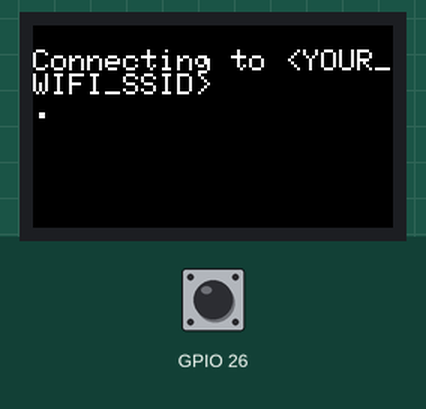
Recording of a sketch running on a simulated ESP32. Shown: 240×135 colour display. Inputs (shaded band) come from the test bench; at power-on: GPIO 26 HIGH. WiFi joins after 1.5 s; servers stay silent unless stated; uploads are accepted with an empty reply; the local clock reads 2024-03-15 10:24:30 at power-on unless the sketch sets it.

Above: at 1.2 s.
At 2.31 s:
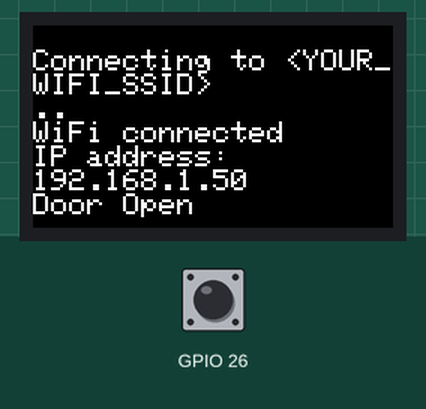
3.5 s: GPIO 26 pulled LOW for 1.25 s
At 4.55 s:
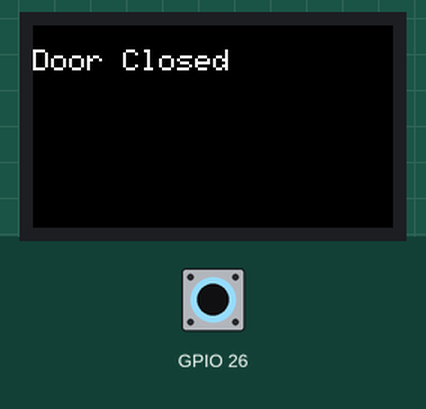
7.4 s: GPIO 26 pulled LOW for 3.2 s
At 11.25 s:
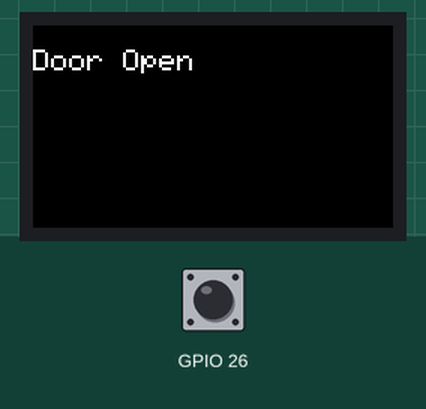
Timing chart, 0 to 12.8 s (numbered marks = the images above; inputs shaded):
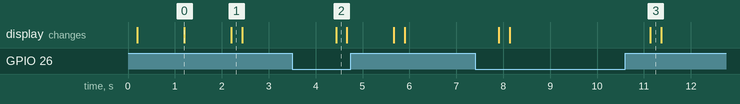

Measured:
- after the input at 3.5 s, the display: changes after 0.94 s (image 2)
- after the input at 7.4 s, the display: first changes after 0.50 s (image 3 shows a later state)
- what the display in image 0 shows lasts 1.0 s, from 1.2 s to 2.2 s

The sketch:

main.ino
```cpp
#include "M5StickCPlus.h"
#include <HTTPClient.h>
#include <WiFi.h>
#include <ArduinoJson.h>  // Needs to be installed via Arduino library manager

// Configuration
const char* SSID = "<YOUR_WIFI_SSID>";
const char* PASSWORD = "<YOUR_WIFI_PASSKEY>";
const char* WEBHOOK_URL = "https://<VPS_IP>:<VPS_PORT>/<TELEGRAM_BOT_TOKEN>/";
const char* LOCATION_NAME = "Bedroom Door";
const int POLLING_PERIOD = 1000; // Polling period in milliseconds between sensor updates 1000 = 1 second

// Function to setup the device on the wireless network
void setup_wifi() {
  delay(10);
  // We start by connecting to a WiFi network
  M5.Lcd.println();
  M5.Lcd.print("Connecting to ");
  M5.Lcd.println(SSID);

  //WiFi.mode(WIFI_STA);
  WiFi.begin(SSID, PASSWORD);

  // Print "." until the network is connected for better UX
  while (WiFi.status() != WL_CONNECTED) {
    delay(1000);
    M5.Lcd.print(".");
  }

  // Print the local IP of the device once connected to the network
  M5.Lcd.println("");
  M5.Lcd.println("WiFi connected");
  M5.Lcd.println("IP address: ");
  M5.Lcd.println(WiFi.localIP());
}

bool checkWifiConnection() {
  if (WiFi.status() != WL_CONNECTED) {
    M5.Lcd.println("Reconnecting to WiFi...");
    setup_wifi();
    return WiFi.status() == WL_CONNECTED;
  }
  return true;
}

void sendPostRequest(const char* sensorStatus) {
  if (checkWifiConnection()) {
    HTTPClient http;
    http.begin(WEBHOOK_URL); // Webhook URL
    http.addHeader("Content-Type", "application/json");

    StaticJsonDocument<200> doc;
    doc["action"] = "sensor_event";
    doc["timestamp"] = (int)time(NULL); // Current timestamp
    doc["location"] = LOCATION_NAME;
    doc["sensor_status"] = sensorStatus;

    String payload;
    serializeJson(doc, payload);

    int httpResponseCode = http.POST(payload);

    // Print the response on the LCD
    M5.Lcd.fillScreen(BLACK);
    M5.Lcd.setCursor(0, 0);
    if(httpResponseCode > 0) {
      String response = http.getString();
      M5.Lcd.println(response);
    } else {
      M5.Lcd.println("POST Error: " + String(httpResponseCode));
    }

    http.end();
  } else {
    M5.Lcd.println("Failed to Connect WiFi");
  }
}

void setup() {
  M5.begin();
  pinMode(26, INPUT_PULLUP);
  M5.Lcd.setRotation(3);
  M5.Lcd.fillScreen(BLACK);
  M5.Lcd.setTextColor(WHITE);
  M5.Lcd.setTextSize(2);
  setup_wifi();
}

void loop() {
  static int lastState = -1; // To store the last state
  int sensorState = digitalRead(26);

  if (sensorState != lastState) {
    lastState = sensorState;
    if (sensorState == HIGH) {
      M5.Lcd.println("Door Open");
      sendPostRequest("OPEN");
    } else {
      M5.Lcd.println("Door Closed");
      sendPostRequest("CLOSED");
    }
  }
  delay(POLLING_PERIOD);
}
```
